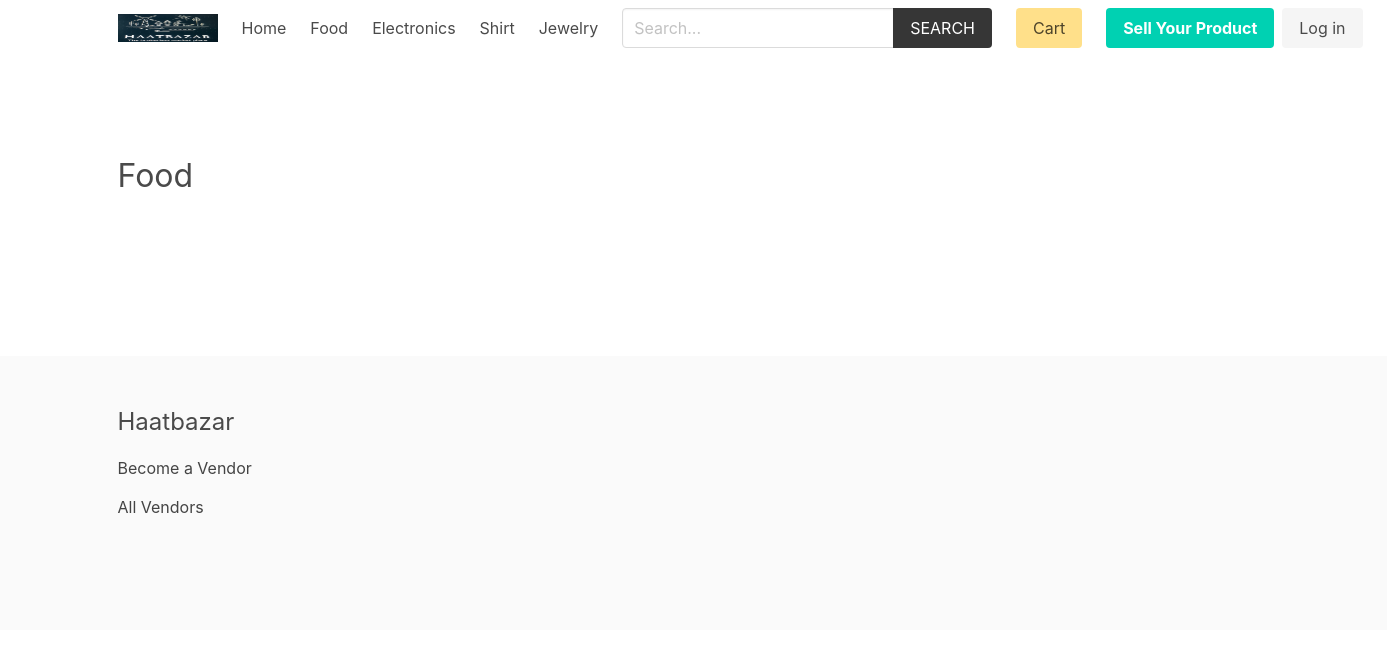
The app's page /product/food/, older data.
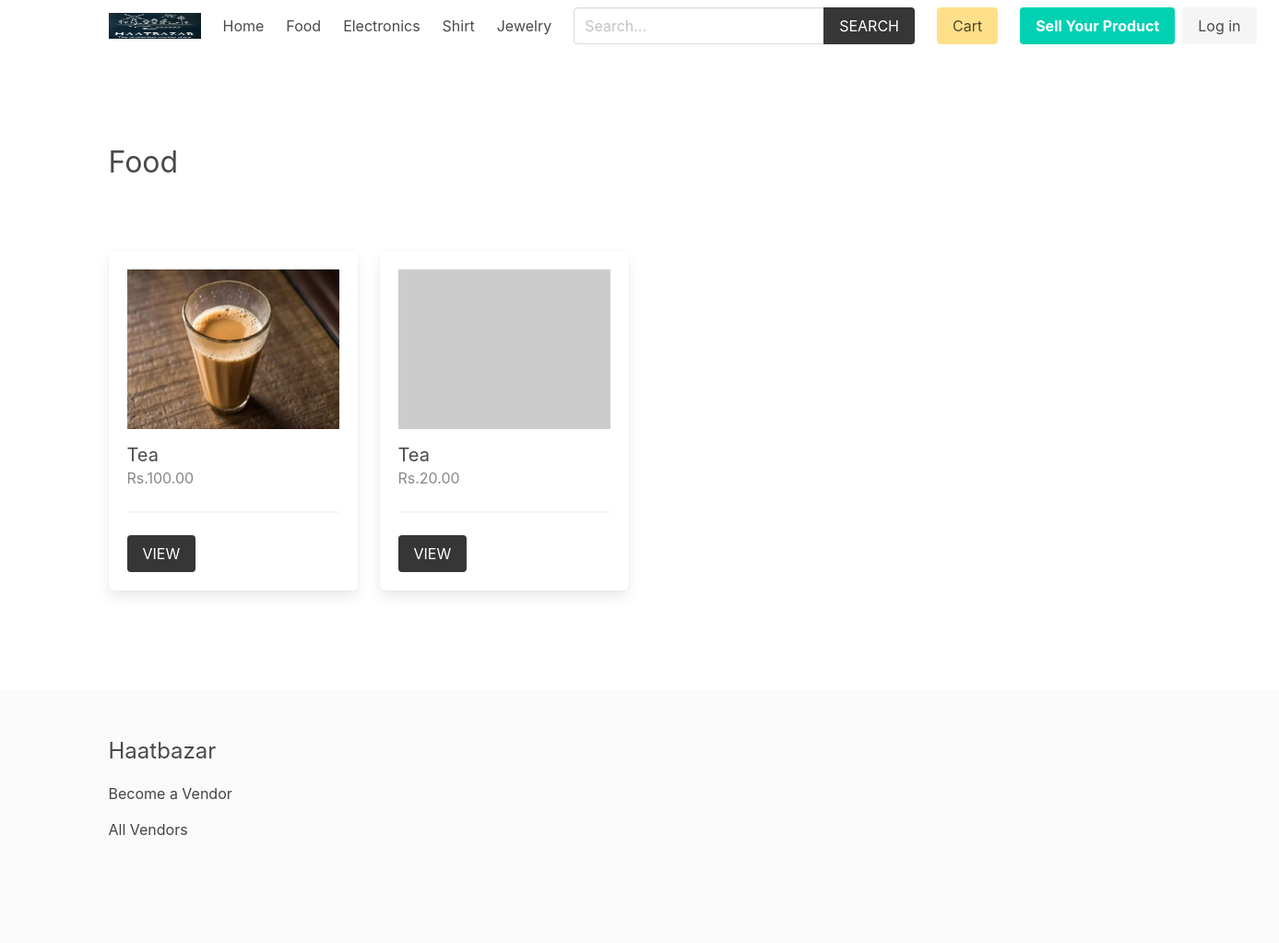
The same page, newer data.
### product/models.py (models this page shows, shortened)
class Category(models.Model):
    title = models.CharField(max_length=50)
    slug = models.SlugField(max_length=55)
    ordering = models.IntegerField(default=0)
    class Meta:
        ordering = ['ordering']

class Product(models.Model):
    category = models.ForeignKey(Category, related_name='products', on_delete=models.CASCADE)
    vendor = models.ForeignKey(Vendor, related_name="products", on_delete=models.CASCADE)
    title = models.CharField(max_length=50)
    slug = models.SlugField(max_length=55)
    description = models.TextField(blank=True, null=True)
    price = models.DecimalField(max_digits=6, decimal_places=2)
    added_date = models.DateTimeField(auto_now_add=True)
    image = models.ImageField(upload_to='uploads/', blank=True, null=True)
    thumbnail = models.ImageField(upload_to='uploads/', blank=True, null=True) # Change uploads to thumbnails
    class Meta:
        ordering = ['-added_date']
    def get_thumbnail(self):
        if self.thumbnail:
            return self.thumbnail.url
        else:
            if self.image:
                self.thumbnail = self.make_thumbnail(self.image)
                self.save()
                return self.thumbnail.url
            else:
                return 'https://via.placeholder.com/240x180.jpg'

### product/views.py (the view)
# urls.py: path('<slug:category_slug>/', views.category, name="category"),
def category(request, category_slug):
    category = get_object_or_404(Category, slug=category_slug)
    return render(request,'product/category.html', {'category': category})

### cart/cart.py (called while the page is built)
    def __len__(self):
        return sum(item['quantity'] for item in self.cart.values())

### cart/context_processors.py (called while the page is built)
def cart(request):
    return {'cart': Cart(request)}

### product/context_processors.py (called while the page is built)
def menu_categories(request):
    categories = Category.objects.all()
    return {'categories': categories}

### templates/product/category.html (shortened to what this page needs)
{% extends 'core/base.html' %}
{% block content %}
    <div class="columns is-multiline mb-6">
        <div class="column is-12 has-test-centered mt-6 mb-6">
            <h2 class="is-size-3">{{category.title}}</h2>
        </div>
        {% for product in category.products.all %}
            {% include 'product/parts/list_item.html' %}
        {% endfor %}
    </div>
{% endblock content %}

### templates/core/base.html (shortened to what this page needs)
{% load static %}
<!DOCTYPE html>
<html lang="en">
<head>
    <link rel="stylesheet" href="https://cdn.jsdelivr.net/npm/bulma@0.9.2/css/bulma.min.css">
    <link rel="stylesheet" href="{% static 'css/main.css' %}">
</head>
<body>
    <div class="container">
        <nav class="navbar" role="navigation" aria-label="main navigation">
            <div class="navbar-brand">
                <a class="navbar-item" href="{% url 'core:home' %}">
                <img src="media/logo.jpg" width="100" height="100">
                </a>
            </div>
            <div id="navbarBasicExample" class="navbar-menu">
                <div class="navbar-start">
                <a class="navbar-item" href="{% url 'core:home' %}">
                    Home
                </a>
                {% for category in categories %}
                    <a class="navbar-item" href="{% url 'product:category' category.slug %}">
                        {{category.title}}
                    </a>
                {% endfor %}
                </div>
                <div class="navbar-start">
                    <div class="navbar-item">
                        <form method="get" action="{% url 'product:search' %}">
                            <div class="field has-addons">
                                <div class="control">
                                    <input type="search" name="query" id="" class="input" placeholder="Search...">
                                </div>
                                <div class="control">
                                    <button class="button is-dark is-uppercase">Search</button>
                                </div>
                            </div>
                        </form>
                    </div>
                </div>
                <div class="navbar-end">
                <div class="navbar-item">
                    <a href="{% url 'cart:cart' %}" class="button is-warning">Cart {% if cart %}({{cart|length}}){% endif %}</a>
                </div>
                {% if request.user.is_authenticated %}
                <div class="navbar-item has-dropdown is-hoverable">
                    <a class="navbar-link is-capitalized">
                    {{user.vendor.name}}
                    </a>
                    <div class="navbar-dropdown">
                    <a class="navbar-item" href="{% url 'vendor:vendor-admin' %}">
                        Profile
                    </a>
                    <a class="navbar-item" href="{% url 'vendor:edit-vendor' %}">
                        Update Profile
                    </a>
                    <a class="navbar-item" href="{% url 'vendor:add-product' %}">
                        Add Product
                    </a>
                    <hr class="navbar-divider">
                    <a class="navbar-item" href="{% url 'vendor:logout' %}">
                        Logout
                    </a>
                    </div>
                </div>
                {% else %}
                <div class="navbar-item">
                    <div class="buttons">
                        <a class="button is-primary" href="{% url 'vendor:become-vendor' %}">
                            <strong>Sell Your Product</strong>
                        </a>
                        <a class="button is-light" href="{% url 'vendor:login' %}">
                            Log in
                        </a>
                    </div>
                </div>
                {% endif %}
                </div>
            </div>
            </nav>
    </div>
    <section class="section">
        <div class="container">
            {% block content %}{% endblock content %}
        </div>
    </section>
    <footer class="footer">
        <div class="container">
            <h3 class="is-size-4 mb-4">Haatbazar</h3>
            {% if request.user.is_authenticated %}
                <a href="{% url 'vendor:vendor-admin' %}">Vendor Admin</a>
            {% else %}
                <a href="{% url 'vendor:become-vendor' %}">Become a Vendor</a>
            {% endif %}
            <br>
            <a href="{% url 'vendor:vendors' %}">All Vendors</a>
        </div>
    </footer>
</body>
</html>

### templates/product/parts/list_item.html
<div class="column is-3 product-list-item">
                <div class="box">
                    <figure class="image is-4by3 mb-4">
                        <img src="{{ product.get_thumbnail }}" alt="{{product.title}}">
                    </figure>
                    <h2 class="subtitle">{{product.title}}</h2>
                    <h3 class="price is-size-6 mb-5">Rs.{{product.price}}</h3>
                    <hr>
                    <a href="{% url 'product:product' product.category.slug product.slug %}" class="button is-dark is-uppercase">View</a>
                </div>
            </div>

### core/static/css/main.css (style rules this page uses)
.footer a { margin-bottom: 15px; display: inline-block; color: #444; }
.product-list-item .box .subtitle { margin-bottom: 0; }
.product-list-item .box .price { color: #888; }

Row changes from the older to the newer data that the page shows:
added Product: get_thumbnail (picture), title "Tea", price "100.00"
added Product: title "Tea", price "20.00"
